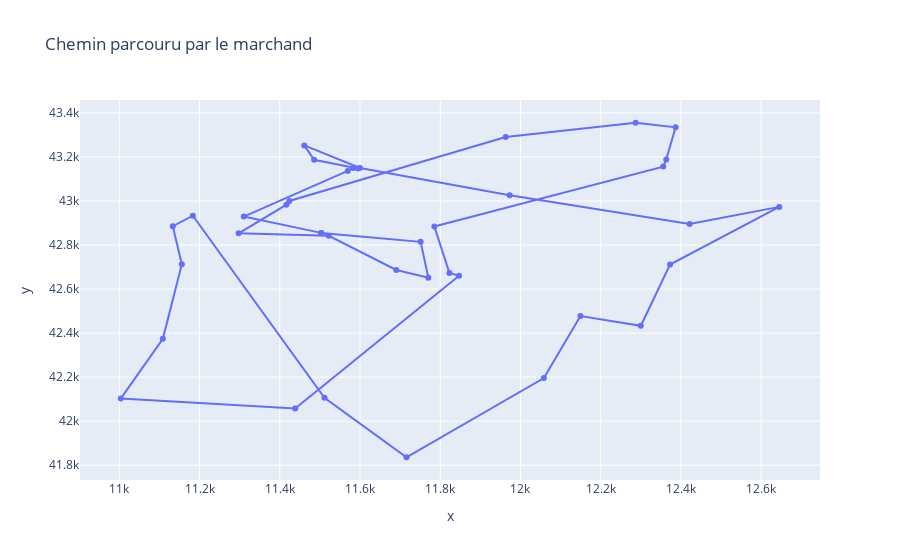

Notebook code cell kept with this figure:
### Markdown cell above
### Lancement du test avec l'algorithme génétique

### Code cell
# Algo génétique
data = data_TSPLIB(f'../data/{ENSEMBLE_TEST[choix_data_test]}.tsp')
df = test_unitaire_algo_genetique(choix_data_test)
affichage(df, data).show()

### Figure 1 — Plotly figure (JSON) as saved in the notebook; plotly's stock layout.template omitted (floating-point values rounded to 4 significant figures)
{"data": [{"hovertemplate": "x=%{x}<br>y=%{y}<extra></extra>", "legendgroup": "", "line": {"color": "#636efa", "dash": "solid"}, "marker": {"symbol": "circle"}, "mode": "markers+lines", "name": "", "orientation": "v", "showlegend": false, "type": "scatter", "x": [11500.0, 11750.0, 11770.0, 11690.0, 11520.0, 11300.0, 11420.0, 11420.0, 11960.0, 12290.0, 12390.0, 12360.0, 12360.0, 11790.0, 11820.0, 11850.0, 11440.0, 11000.0, 11110.0, 11160.0, 11130.0, 11180.0, 11510.0, 11720.0, 12060.0, 12150.0, 12300, 12370.0, 12645, 12420.0, 11970.0, 11600, 11460.0, 11490.0, 11595, 11580.0, 11570.0, 11310.0, 11500.0], "xaxis": "x", "y": [42860.0, 42810.0, 42650.0, 42690.0, 42840.0, 42850.0, 42980.0, 43000.0, 43290.0, 43360.0, 43330.0, 43190.0, 43160.0, 42880.0, 42670.0, 42660.0, 42060.0, 42100.0, 42370.0, 42710.0, 42890.0, 42930.0, 42110.0, 41840.0, 42200.0, 42480.0, 42430.0, 42710.0, 42970.0, 42900.0, 43030.0, 43150, 43250.0, 43190.0, 43150.0, 43150, 43140.0, 42930.0, 42860.0], "yaxis": "y"}], "layout": {"legend": {"tracegroupgap": 0}, "title": {"text": "Chemin parcouru par le marchand"}, "xaxis": {"anchor": "y", "domain": [0, 1], "title": {"text": "x"}}, "yaxis": {"anchor": "x", "domain": [0, 1], "title": {"text": "y"}}}}
